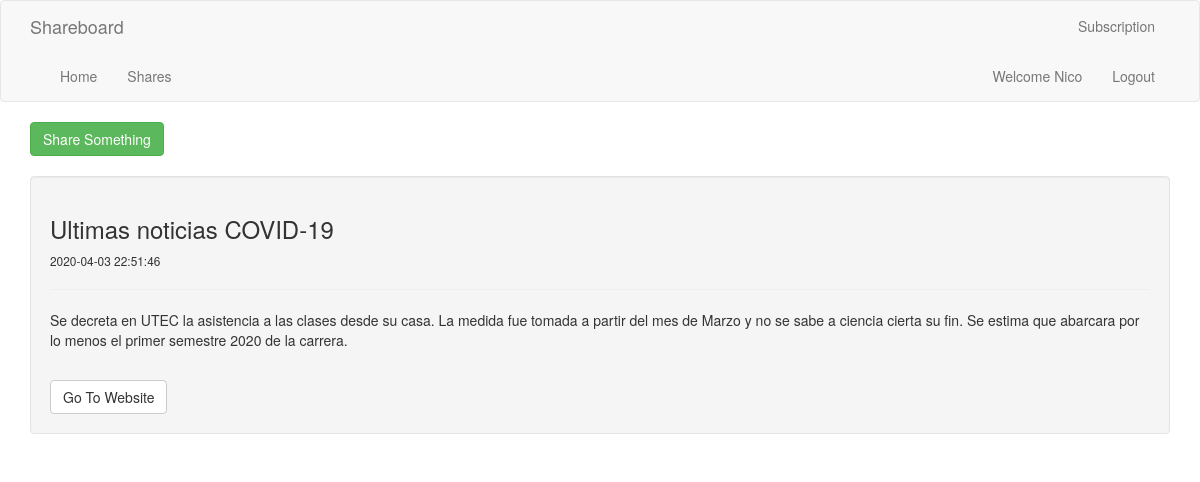
The app's page /shares (signed in) with its own data.
### tables this page shows
CREATE TABLE `shares` (
  `id` int(11) NOT NULL,
  `user_id` int(11) NOT NULL,
  `title` varchar(255) NOT NULL,
  `body` text NOT NULL,
  `link` varchar(255) NOT NULL,
  `create_date` timestamp NOT NULL DEFAULT CURRENT_TIMESTAMP
);

### controllers/shares.php (called while the page is built, shortened)
<?php
class Shares extends Controller{
	protected function index(){
		$viewmodel = new ShareModel();
		$this->returnView($viewmodel->index(), true);
	}
}

### classes/Model.php (called while the page is built, shortened)
<?php
abstract class Model{
	protected $dbh;
	protected $stmt;
	public function __construct(){
		$this->dbh = new PDO("mysql:host=".DB_HOST.";dbname=".DB_NAME, DB_USER);
	}
	public function query($query){
		$this->stmt = $this->dbh->prepare($query);
	}
	public function execute(){
		$this->stmt->execute();
	}
	public function resultSet(){
		$this->execute();
		return $this->stmt->fetchAll(PDO::FETCH_ASSOC);
	}
}

### models/share.php (called while the page is built, shortened)
<?php
class ShareModel extends Model{
	public function index(){
		$this->query('SELECT * FROM shares ORDER BY create_date DESC');
		$rows = $this->resultSet();
		return $rows;
	}
}

### views/shares/index.php (the view)
<div>
	<?php if(isset($_SESSION['is_logged_in'])) : ?>
	<a class="btn btn-success btn-share" href="<?php echo ROOT_PATH; ?>shares/add">Share Something</a>
	<?php endif; ?>
	<?php foreach($viewmodel as $item) : ?>
		<div class="well">
			<h3><?php echo $item['title']; ?></h3>
			<small><?php echo $item['create_date']; ?></small>
			<hr />
			<p><?php echo $item['body']; ?></p>
			<br />
			<a class="btn btn-default" href="<?php echo $item['link']; ?>" target="_blank">Go To Website</a>
		</div>
	<?php endforeach; ?>
</div>

### assets/css/style.css (style rules this page uses)
.btn-share { margin-bottom:20px; }

### records on screen
shares: title "Ultimas noticias COVID-19", create_date "2020-04-03 22:51:46", body "Se decreta en UTEC la asistencia a las clases desde su casa. La medida fue tomada a partir del mes de Marzo y no se sabe a ciencia cierta su fin. Se estima que abarcara por lo menos el primer semestre 2020 de la carrera."

### other values on screen
$_SESSION['user_data']['name'] "Nico"
